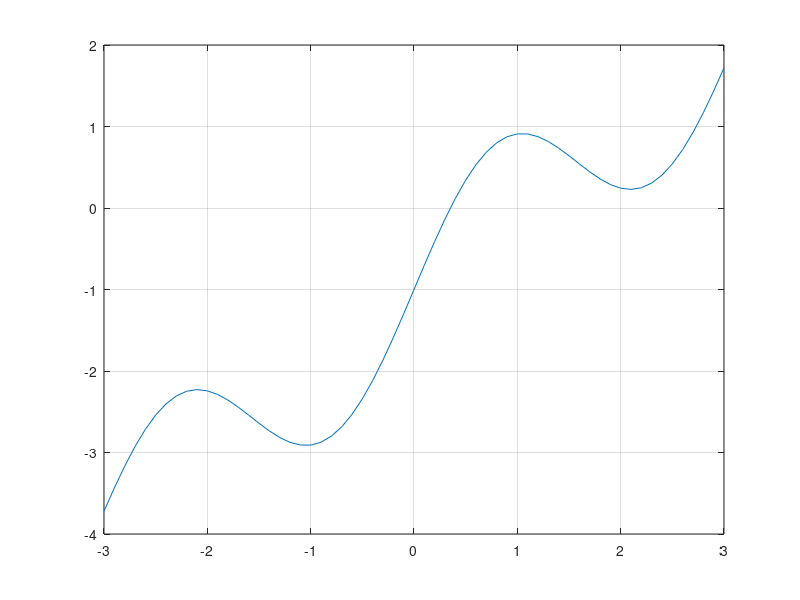

The MATLAB source for this figure: (Note: this script raises an error after producing the figure.)
%exo 1
nmax = 1000;
tol = 1e-8;
f = @(x) sin(2*x) - 1 + x;

a = -3; 
b = 3; 
x=a:0.1:b;
figure('Name', 'Exo 1')
plot(x,f(x)); 
grid on;
hold on;
[zero,res,niter] = bisection(f,a,b,1e-8,nmax);
plot(zero,f(zero),'mo');
hold off;

%Exo 2 a
f = @(x) 0.5*sin(pi*x*0.5) + 1 - x;
df = @(x) pi/4*cos(pi*x*0.5) - 1;

a = 0;
b = 2;
x=a:0.1:b;
grid on;
[zero, res, niter] = bisection(f,a,b,tol,1000);

%Exo 2 b
x0 = 1;
figure('Name', 'Exo 2')
plot(x,f(x)); 
grid on;
hold on;
[res, r, n, inc] = newton( f, df, x0, tol, nmax );
plot(res(n+1),f(res(n+1)),'mo');
hold off;
fprintf('Newton found point in %d steps with residu of %f\n',n,abs(r));

%Exo 3
a = 0;
b = 1;

g = @(x) exp(-x) - x.^2;
x1=a:0.1:b;

figure('Name', 'Exo 3');
plot(x1,g(x1));
grid on;
hold on;
[zero,res,niter] = bisection(g,a,b,1e-10,nmax);
plot(zero, g(zero),'mo');


%Exo 3 point fixe
x0 = 0.0001;
[zero, res, iter] = pointfixe(g,x0,1e-10,nmax);
plot(zero, g(zero), 'mx');
hold off;


